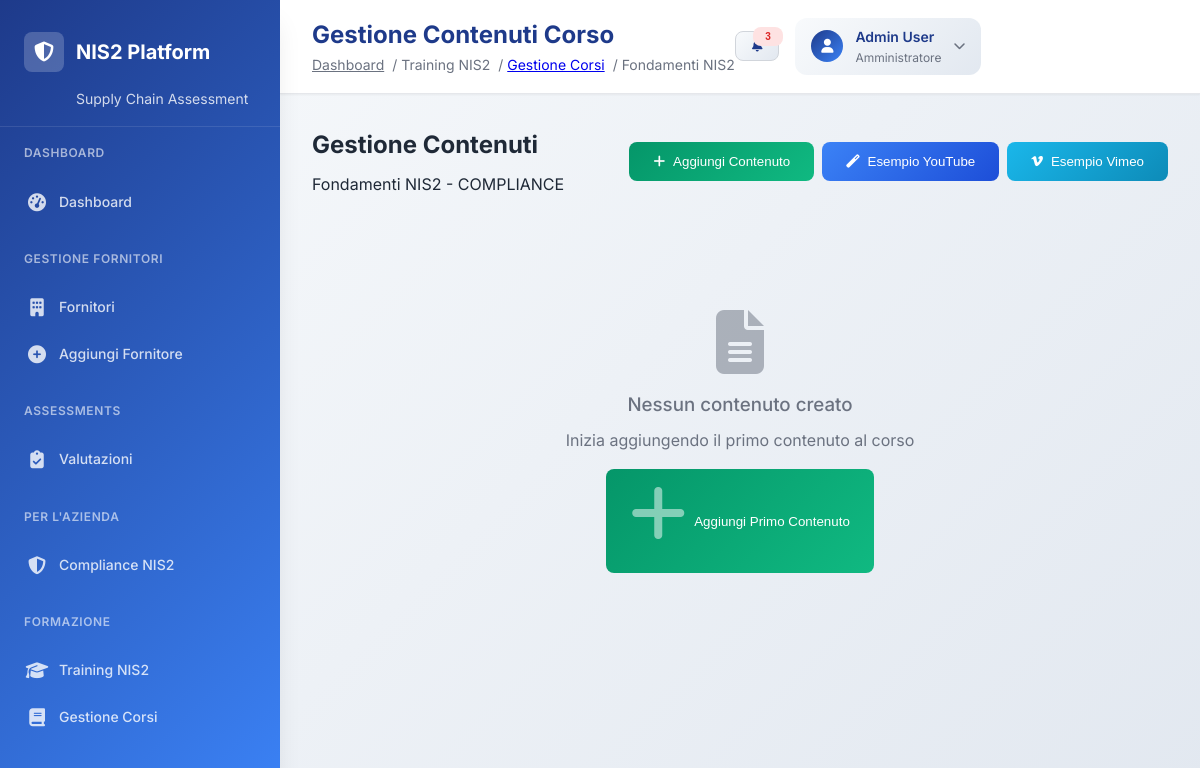
Before: /training/course/1/content (signed in) with the older database file.
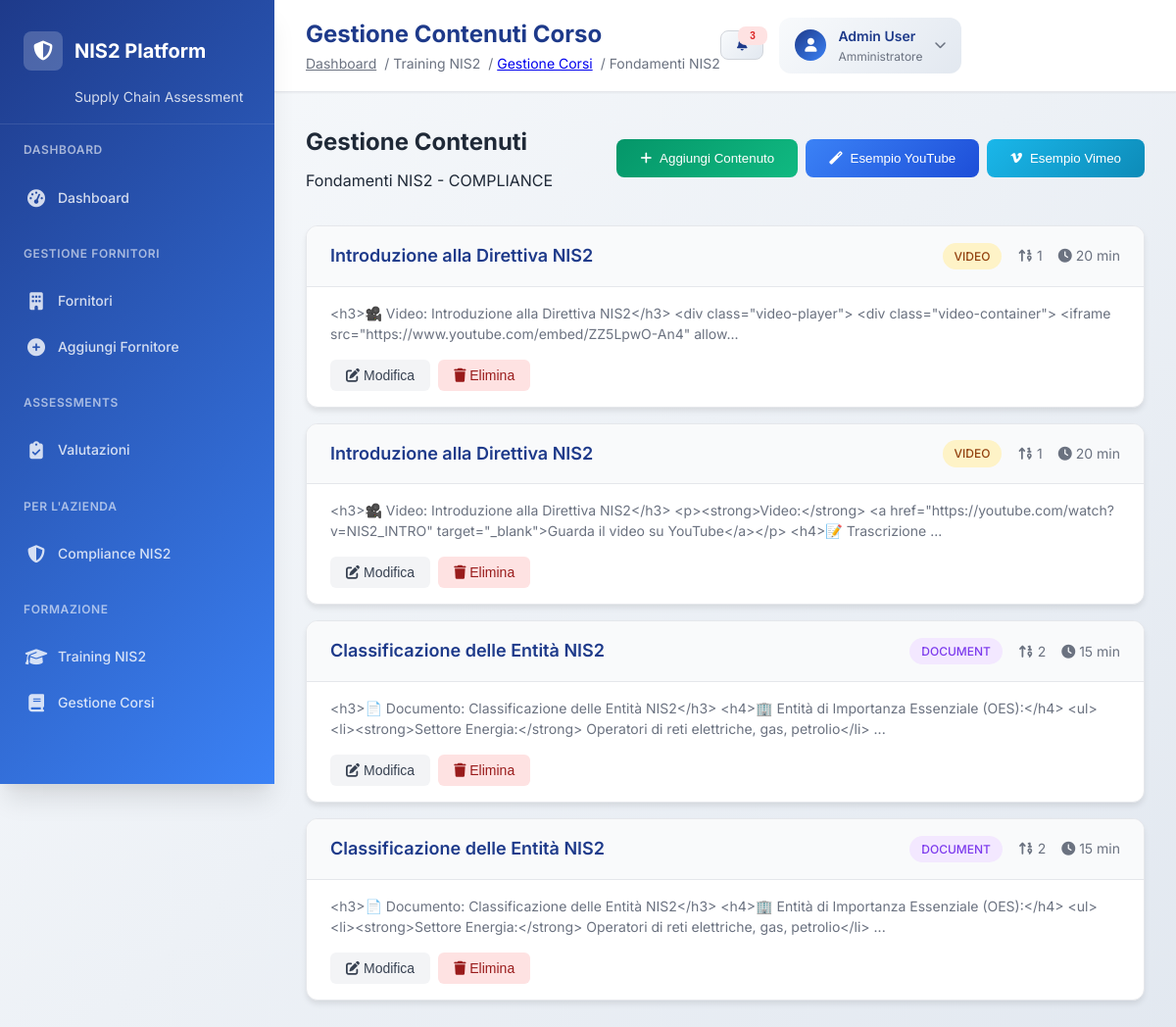
After: the same page with the newer database file.
### tables this page shows
CREATE TABLE training_courses (
                id INTEGER PRIMARY KEY AUTOINCREMENT,
                title TEXT NOT NULL,
                description TEXT,
                category TEXT NOT NULL,
                duration_minutes INTEGER DEFAULT 60,
                difficulty_level TEXT DEFAULT 'BEGINNER',
                nis2_requirements TEXT, -- JSON array dei requisiti NIS2 coperti
                content_url TEXT,
                is_active BOOLEAN DEFAULT 1,
                created_at TIMESTAMP DEFAULT CURRENT_TIMESTAMP
            );

CREATE TABLE training_course_content (
                id INTEGER PRIMARY KEY AUTOINCREMENT,
                course_id INTEGER NOT NULL,
                title TEXT NOT NULL,
                content_type TEXT NOT NULL,
                content TEXT NOT NULL,
                order_index INTEGER NOT NULL,
                duration_minutes INTEGER,
                FOREIGN KEY (course_id) REFERENCES training_courses (id)
            );

### training_api.py (the view)
@training_router.get("/course/{course_id}/content")
async def course_content_management_page(request: Request, course_id: int):
    from unified_login import get_current_admin
    user = get_current_admin(request)
    if not user:
        user = await get_current_user(request)
    if not user:
        return RedirectResponse(url="/unified-login")
    if user.get("role") != "admin":
        raise HTTPException(status_code=403, detail="Accesso negato. Solo gli amministratori possono gestire i corsi.")
    try:
        course = training.get_course_by_id(course_id)
        if not course:
            raise HTTPException(status_code=404, detail="Corso non trovato")
        content = training.get_course_content(course_id)
        quiz = training.get_course_quiz(course_id)
        return templates.TemplateResponse("training_course_content.html", {
            "request": request,
            "user": user,
            "course": course,
            "content": content,
            "quiz": quiz
        })
    except Exception as e:
        return templates.TemplateResponse("training_course_content.html", {
            "request": request,
            "user": user,
            "course": None,
            "content": [],
            "quiz": None,
            "error_message": str(e)
        })

### templates/training_course_content.html (shortened to what this page needs)
{% extends "professional_base.html" %}
{% block page_title %}Gestione Contenuti Corso{% endblock %}
{% block breadcrumb %}
<span class="text-secondary">/ Training NIS2</span>
<span class="text-secondary">/ <a href="/training/course-management">Gestione Corsi</a></span>
<span class="text-secondary">/ {{ course.title }}</span>
{% endblock %}
{% block content %}
<div class="container mx-auto px-4 py-6">
    <div class="content-header">
        <div>
            <h2 class="text-2xl font-bold text-gray-800 mb-2">Gestione Contenuti</h2>
            <p class="text-gray-600">{{ course.title }} - {{ course.category }}</p>
        </div>
        <div class="flex gap-2">
            <button class="btn-add-content" onclick="openAddContentModal()">
                <i class="fas fa-plus"></i>
                Aggiungi Contenuto
            </button>
                         <div class="flex gap-2">
                 <button class="btn-example-content" onclick="createExampleContent()" style="background: linear-gradient(135deg, #3b82f6 0%, #1d4ed8 100%); color: white; padding: 0.75rem 1.5rem; border: none; border-radius: 8px; font-weight: 500; cursor: pointer; transition: all 0.2s ease; text-decoration: none; display: inline-flex; align-items: center; gap: 0.5rem;">
                     <i class="fas fa-magic"></i>
                     Esempio YouTube
                 </button>
                 <button class="btn-example-vimeo" onclick="createVimeoExample()" style="background: linear-gradient(135deg, #1ab7ea 0%, #0d8bb8 100%); color: white; padding: 0.75rem 1.5rem; border: none; border-radius: 8px; font-weight: 500; cursor: pointer; transition: all 0.2s ease; text-decoration: none; display: inline-flex; align-items: center; gap: 0.5rem;">
                     <i class="fab fa-vimeo-v"></i>
                     Esempio Vimeo
                 </button>
             </div>
        </div>
    </div>
    <div class="content-list">
        {% for item in content %}
        <div class="content-item">
            <div class="content-header-item">
                <div class="content-title">{{ item.title }}</div>
                <div class="content-meta">
                    <span class="content-type-badge content-type-{{ item.content_type.lower() }}">
                        {{ item.content_type }}
                    </span>
                    <span>
                        <i class="fas fa-sort-numeric-up"></i>
                        {{ item.order_index }}
                    </span>
                    {% if item.duration_minutes %}
                    <span>
                        <i class="fas fa-clock"></i>
                        {{ item.duration_minutes }} min
                    </span>
                    {% endif %}
                </div>
            </div>
            <div class="content-body">
                <div class="content-preview">
                    {{ item.content[:200] }}{% if item.content|length > 200 %}...{% endif %}
                </div>
                <div class="content-actions">
                    <button class="btn-edit-content" onclick="editContent({{ item.id }})">
                        <i class="fas fa-edit"></i>
                        Modifica
                    </button>
                    <button class="btn-delete-content" onclick="deleteContent({{ item.id }})">
                        <i class="fas fa-trash"></i>
                        Elimina
                    </button>
                </div>
            </div>
        </div>
        {% endfor %}
    </div>
    {% if not content %}
    <div class="empty-state">
        <i class="fas fa-file-alt"></i>
        <h3 class="text-lg font-medium text-gray-900 mb-2">Nessun contenuto creato</h3>
        <p class="text-gray-500 mb-4">Inizia aggiungendo il primo contenuto al corso</p>
        <button class="btn-add-content" onclick="openAddContentModal()">
            <i class="fas fa-plus"></i>
            Aggiungi Primo Contenuto
        </button>
    </div>
    {% endif %}
</div>
{% endblock %}

### templates/professional_base.html (shortened to what this page needs)
<!DOCTYPE html>
<html lang="it">
<head>
    <link rel="stylesheet" href="https://cdnjs.cloudflare.com/ajax/libs/font-awesome/6.4.0/css/all.min.css">
    <link rel="stylesheet" href="/static/css/professional.css">
</head>
<body>
    <div class="app-container">
        <aside class="sidebar">
            <div class="sidebar-header">
                <div class="sidebar-logo">
                    <div class="sidebar-logo-icon">
                        <i class="fas fa-shield-alt"></i>
                    </div>
                    <div class="sidebar-logo-text">NIS2 Platform</div>
                </div>
                <div class="sidebar-subtitle">Supply Chain Assessment</div>
            </div>
            <nav class="sidebar-nav">
                <div class="nav-section">
                    <div class="nav-section-title">Dashboard</div>
                    <a href="/company-dashboard/1" class="nav-item">
                        <div class="nav-item-icon">
                            <i class="fas fa-tachometer-alt"></i>
                        </div>
                        <div class="nav-item-text">Dashboard</div>
                    </a>
                </div>
                <div class="nav-section">
                    <div class="nav-section-title">Gestione Fornitori</div>
                    <a href="/suppliers" class="nav-item">
                        <div class="nav-item-icon">
                            <i class="fas fa-building"></i>
                        </div>
                        <div class="nav-item-text">Fornitori</div>
                    </a>
                    <a href="/new-supplier" class="nav-item">
                        <div class="nav-item-icon">
                            <i class="fas fa-plus-circle"></i>
                        </div>
                        <div class="nav-item-text">Aggiungi Fornitore</div>
                    </a>
                </div>
                <div class="nav-section">
                    <div class="nav-section-title">Assessments</div>
                    <a href="/assessments" class="nav-item">
                        <div class="nav-item-icon">
                            <i class="fas fa-clipboard-check"></i>
                        </div>
                        <div class="nav-item-text">Valutazioni</div>
                    </a>
                </div>
                <div class="nav-section">
                    <div class="nav-section-title">Per l'azienda</div>
                    <a href="/compliance" class="nav-item">
                        <div class="nav-item-icon">
                            <i class="fas fa-shield-alt"></i>
                        </div>
                        <div class="nav-item-text">Compliance NIS2</div>
                    </a>
                </div>
                <div class="nav-section">
                    <div class="nav-section-title">Formazione</div>
                    <a href="/training/dashboard" class="nav-item">
                        <div class="nav-item-icon">
                            <i class="fas fa-graduation-cap"></i>
                        </div>
                        <div class="nav-item-text">Training NIS2</div>
                    </a>
                    <a href="/training/course-management" class="nav-item">
                        <div class="nav-item-icon">
                            <i class="fas fa-book"></i>
                        </div>
                        <div class="nav-item-text">Gestione Corsi</div>
                    </a>
                </div>
            </nav>
        </aside>
        <main class="main-content">
            <header class="header">
                <div class="header-content">
                    <div class="header-left">
                        <div>
                            <h1 class="page-title">{% block page_title %}Dashboard{% endblock %}</h1>
                            <nav class="breadcrumb">
                                <a href="/company-dashboard/1" class="text-secondary hover:text-primary">Dashboard</a>
                                {% block breadcrumb %}{% endblock %}
                            </nav>
                        </div>
                    </div>
                    <div class="header-right">
                        <button class="btn btn-secondary btn-sm" style="position: relative;">
                            <i class="fas fa-bell"></i>
                            <span class="badge badge-danger" style="position: absolute; top: -5px; right: -5px; font-size: 0.625rem;">3</span>
                        </button>
                        <div class="user-menu">
                            <div class="user-avatar">
                                <i class="fas fa-user"></i>
                            </div>
                            <div class="user-info">
                                <div class="user-name">Admin User</div>
                                <div class="user-role">Amministratore</div>
                            </div>
                            <i class="fas fa-chevron-down" style="font-size: 0.75rem; color: #6b7280;"></i>
                        </div>
                    </div>
                </div>
            </header>
            <div class="page-content">
                {% block content %}{% endblock %}
            </div>
        </main>
    </div>
</body>
</html>

### templates/training_course_content.html (style rules this page uses)
.content-header { display: flex; justify-content: space-between; align-items: center; margin-bottom: 2rem; }
.btn-add-content { background: linear-gradient(135deg, #059669 0%, #10b981 100%); color: white; padding: 0.75rem 1.5rem; border: none; border-radius: 8px; font-weight: 500; cursor: pointer; transition: all 0.2s ease; text-decoration: none; display: inline-flex; align-items: center; gap: 0.5rem; }
.content-list { display: flex; flex-direction: column; gap: 1rem; margin-bottom: 2rem; }
.content-item { background: white; border-radius: 12px; box-shadow: 0 4px 6px -1px rgba(0, 0, 0, 0.1); border: 1px solid #e5e7eb; overflow: hidden; }
.content-header-item { padding: 1rem 1.5rem; background: #f9fafb; border-bottom: 1px solid #e5e7eb; display: flex; justify-content: space-between; align-items: center; }
.content-title { font-size: 1.125rem; font-weight: 600; color: #1e3a8a; }
.content-meta { display: flex; align-items: center; gap: 1rem; font-size: 0.875rem; color: #6b7280; }
.content-type-badge { padding: 0.25rem 0.75rem; border-radius: 9999px; font-size: 0.75rem; font-weight: 500; }
.content-type-video { background: #fef3c7; color: #92400e; }
.content-type-document { background: #f3e8ff; color: #7c3aed; }
.content-body { padding: 1rem 1.5rem; }
.content-preview { color: #6b7280; font-size: 0.875rem; line-height: 1.5; margin-bottom: 1rem; }
.content-actions { display: flex; gap: 0.5rem; }
.btn-edit-content { background: #f3f4f6; color: #374151; padding: 0.5rem 1rem; border: none; border-radius: 6px; font-size: 0.875rem; cursor: pointer; transition: all 0.2s ease; text-decoration: none; display: inline-flex; align-items: center; gap: 0.25rem; }
.btn-delete-content { background: #fee2e2; color: #991b1b; padding: 0.5rem 1rem; border: none; border-radius: 6px; font-size: 0.875rem; cursor: pointer; transition: all 0.2s ease; }

Changed rows visible on the page:
added training_course_content: title "Introduzione alla Direttiva NIS2", content_type "VIDEO", order_index "1", duration_minutes "20", content "<h3>🎥 Video: Introduzione alla Direttiva NIS2</h3> <div class=\"video-player\"> <div class=\"video-container\"> <iframe src=\"https://www.youtube.com/embed/ZZ5LpwO-An4\" allow"
added training_course_content: title "Introduzione alla Direttiva NIS2", content_type "VIDEO", order_index "1", duration_minutes "20", content "<h3>🎥 Video: Introduzione alla Direttiva NIS2</h3> <p><strong>Video:</strong> <a href=\"https://youtube.com/watch?v=NIS2_INTRO\" target=\"_blank\">Guarda il video su YouTube</a></p> <h4>📝 Trascrizione"
added training_course_content: title "Classificazione delle Entità NIS2", content_type "DOCUMENT", order_index "2", duration_minutes "15", content "<h3>📄 Documento: Classificazione delle Entità NIS2</h3> <h4>🏢 Entità di Importanza Essenziale (OES):</h4> <ul> <li><strong>Settore Energia:</strong> Operatori di reti elettriche, gas, petrolio</li>"
added training_course_content: title "Classificazione delle Entità NIS2", content_type "DOCUMENT", order_index "2", duration_minutes "15", content "<h3>📄 Documento: Classificazione delle Entità NIS2</h3> <h4>🏢 Entità di Importanza Essenziale (OES):</h4> <ul> <li><strong>Settore Energia:</strong> Operatori di reti elettriche, gas, petrolio</li>"
Other visible differences:
text no longer shown: "Nessun contenuto creato Inizia aggiungendo il primo contenuto al corso Aggiungi Primo Contenuto"
